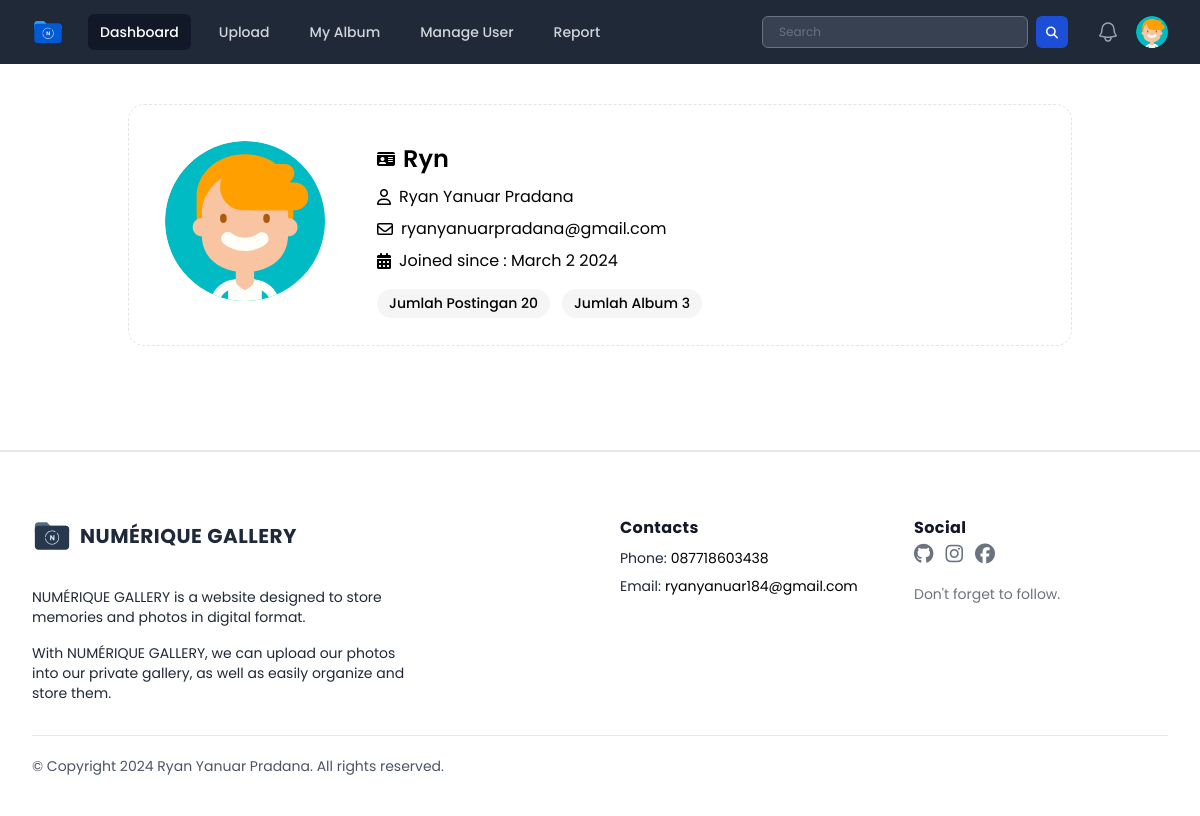
The app's page /public/page/user/profile.php (signed in) with its own data.
### tables this page shows
CREATE TABLE `users` (
  `userID` int(11) NOT NULL,
  `name` varchar(255) DEFAULT NULL,
  `username` varchar(50) NOT NULL,
  `password` varchar(255) NOT NULL,
  `email` varchar(100) NOT NULL,
  `access_level` varchar(50) DEFAULT 'user',
  `last_login` datetime DEFAULT NULL,
  `createdAt` timestamp NOT NULL DEFAULT current_timestamp(),
  `profile_photo` varchar(255) DEFAULT 'default_profile.svg'
);

### public/page/user/profile.php (the view, shortened to what this page needs)
<?php
include "../../../database/koneksi.php";
$username = $_SESSION["username"];
$query = "SELECT * FROM users WHERE username = '$username'";
$result = mysqli_query($conn, $query);
if ($result && mysqli_num_rows($result) > 0) {
    $row = mysqli_fetch_assoc($result);
    $accesLevel = $row['access_level'];
    $profile_photo = $row['profile_photo'];
    $query_postingan = "SELECT COUNT(*) AS jumlah_postingan FROM photos WHERE userID = '{$row['userID']}'";
    $result_postingan = mysqli_query($conn, $query_postingan);
    $jumlah_postingan = 0;
    if ($result_postingan && mysqli_num_rows($result_postingan) > 0) {
        $row_postingan = mysqli_fetch_assoc($result_postingan);
        $jumlah_postingan = $row_postingan['jumlah_postingan'];
    } else {
        echo "Error: " . mysqli_error($conn);
    }
    $query_album = "SELECT COUNT(*) AS jumlah_album FROM albums WHERE userID = '{$row['userID']}'";
    $result_album = mysqli_query($conn, $query_album);
    $jumlah_album = 0;
    if ($result_album && mysqli_num_rows($result_album) > 0) {
        $row_album = mysqli_fetch_assoc($result_album);
        $jumlah_album = $row_album['jumlah_album'];
    } else {
        echo "Error: " . mysqli_error($conn);
    }
} else {
    echo "Error: " . mysqli_error($conn);
}
?>
<!DOCTYPE html>
<html lang="en">
<head>
    <link rel="stylesheet" href="../../css/output.css">
    <link rel="stylesheet" href="../../css/style.css">
    <link rel="stylesheet" href="../../css/all.min.css">
    <link rel="stylesheet" href="../../css/fontawesome.min.css">
</head>
<body class="h-screen font-poppins">
    <div x-data="{ open: false, profileMenuOpen: false }">
        <nav class="bg-gray-800">
            <div class="mx-auto max-w-7xl px-2 sm:px-6 lg:px-8">
                <div class="relative flex h-16 items-center justify-between">
                    <div class="flex flex-1 items-center justify-center sm:items-stretch sm:justify-start">
                        <div class="flex flex-shrink-0 items-center">
                            <img class="h-8 w-auto" src="../../assets/logo/logo-secondary.svg" alt="Numérique Gallery">
                        </div>
                        <div class="hidden sm:ml-6 sm:block">
                            <div class="flex space-x-4">
                                <a href="./dashboard.php" class="bg-gray-900 text-white rounded-md px-3 py-2 text-sm font-medium" aria-current="page">Dashboard</a>
                                <a href="./uploads.php" class="text-gray-300 hover:bg-gray-700 hover:text-white rounded-md px-3 py-2 text-sm font-medium">Upload</a>
                                <a href="./album.php" class="text-gray-300 hover:bg-gray-700 hover:text-white rounded-md px-3 py-2 text-sm font-medium">My Album</a>
                                <?php if ($accesLevel === 'admin' || $accesLevel === 'super_admin') : ?>
                                    <a href="../admin/manage-user.php" class="text-gray-300 hover:bg-gray-700 hover:text-white rounded-md px-3 py-2 text-sm font-medium">Manage User</a>
                                    <a href="../admin/report/reportPhoto.php" class="text-gray-300 hover:bg-gray-700 hover:text-white rounded-md px-3 py-2 text-sm font-medium">Report</a>
                                <?php elseif ($accesLevel === 'user') : ?>
                                    <a href="../admin/manage-user.php" hidden class="text-gray-300 hover:bg-gray-700 hover:text-white rounded-md px-3 py-2 text-sm font-medium">Manage User</a>
                                <?php endif; ?>
                            </div>
                        </div>
                    </div>
                    <div class="flex items-center">
                        <form action="./result_search.php" class="flex flex-row gap-2" method="GET">
                            <div class="hidden sm:block">
                                <input type="text" name="search" placeholder="Search" class="bg-gray-700 text-white px-4 py-3 h-8 rounded-md text-xs focus:outline-none focus:shadow-outline">
                            </div>
                            <button type="submit" class="text-white block bg-blue-700 hover:bg-blue-800 focus:ring-4 focus:ring-blue-300 font-medium rounded-md text-sm  h-8 w-8 dark:bg-blue-600 dark:hover:bg-blue-700 focus:outline-none dark:focus:ring-blue-800"><i class="fa-solid fa-magnifying-glass text-xs mx-auto"></i></button>
                        </form>
                        <div class="absolute inset-y-0 right-0 flex items-center pr-2 sm:static sm:inset-auto sm:ml-6 sm:pr-0">
                            <a href="../admin/report/reportPhoto.php" class="relative rounded-full bg-gray-800 p-1 text-gray-400 hover:text-white focus:outline-none focus:ring-2 focus:ring-white focus:ring-offset-2 focus:ring-offset-gray-800">
                                <span class="absolute -inset-1.5"></span>
                            </a>
                            <div class="relative ml-3">
                                <div>
                                    <button @click="profileMenuOpen = !profileMenuOpen" type="button" class="relative flex rounded-full bg-gray-800 text-sm focus:outline-none focus:ring-2 focus:ring-white focus:ring-offset-2 focus:ring-offset-gray-800" id="user-menu-button" aria-expanded="false" aria-haspopup="true">
                                        <span class="absolute -inset-1.5"></span>
                                        <img class="h-8 w-8 rounded-full" src="../../../database/uploads/<?= $profile_photo ?>" alt="<?= $row['username'] ?> profile photo">
                                    </button>
                                </div>
                            </div>
                        </div>
                    </div>
                </div>
            </div>
        </nav>
    </div>
    <div class="container mx-auto p-10">
        <div class="relative flex flex-col w-full min-w-0 mb-6 !important break-words border border-dashed bg-clip-border rounded-2xl border-stone-200 bg-light/30 draggable">
            <div class="px-9 pt-9 flex-auto min-h-[70px] pb-0 bg-transparent">
                <div class="flex flex-wrap mb-6 xl:flex-nowrap">
                    <div class="mb-5 mr-5">
                        <div class="relative inline-block shrink-0 w-48 rounded-2xl">
                            <img class="inline-block shrink-0 rounded-full w-[80px] h-[80px] lg:w-[160px] lg:h-[160px]" src="../../../database/uploads/<?= $row['profile_photo'] ?>" alt="<?= $row['username'] ?> profile photo" />
                        </div>
                    </div>
                    <div class="grow">
                        <div class="flex flex-wrap items-start justify-between mb-2">
                            <div class="flex flex-col">
                                <div class="flex items-center mb-2">
                                    <i class="fa-solid fa-id-card mr-2"></i>
                                    <p class="text-secondary-inverse hover:text-primary transition-colors duration-200 ease-in-out font-semibold text-[1.5rem] mr-1" href="javascript:void(0)"> <?= $row['username'] ?> </p>
                                </div>
                                <div class="flex flex-wrap pr-2 font-medium">
                                    <p class="flex items-center mb-2 font-normal mr-5 text-secondary-dark hover:text-primary" href="javascript:void(0)">
                                        <i class="fa-regular fa-user mr-2"></i><?= $row['name'] ?>
                                    </p>
                                </div>
                                <div class="flex flex-wrap pr-2 font-medium">
                                    <p class="flex items-center mb-2 font-normal mr-5 text-secondary-dark hover:text-primary" href="javascript:void(0)">
                                        <i class="fa-regular fa-envelope mr-2"></i> <?= $row['email'] ?>
                                    </p>
                                </div>
                                <div>
                                    <p class="flex items-center mb-2 mr-5 text-secondary-dark hover:text-primary" href="javascript:void(0)">
                                        <i class="fa-solid fa-calendar-days mr-2"></i> Joined since : <?= date('F j Y', strtotime($row['createdAt'])); ?>
                                    </p>
                                </div>
                            </div>
                        </div>
                        <div class="relative top-0 right-0">
                            <div class="flex flex-wrap absolute justify-between">
                                <div class="flex flex-wrap items-center">
                                    <span href="javascript:void(0)" class="mr-3 mb-2 inline-flex items-center justify-center text-secondary-inverse rounded-full bg-neutral-100 hover:bg-neutral-200 transition-all duration-200 ease-in-out px-3 py-1 text-sm font-medium leading-normal"> Jumlah Postingan <?= $jumlah_postingan ?> </span>
                                    <span href="javascript:void(0)" class="mr-3 mb-2 inline-flex items-center justify-center text-secondary-inverse rounded-full bg-neutral-100 hover:bg-neutral-200 transition-all duration-200 ease-in-out px-3 py-1 text-sm font-medium leading-normal"> Jumlah Album <?= $jumlah_album ?></span>
                                </div>
                            </div>
                        </div>
                    </div>
                </div>
            </div>
        </div>
    </div>
    <div class="px-4 pt-16 mx-auto sm:max-w-xl md:max-w-full lg:max-w-screen-xl md:px-24 lg:px-8 border-t-2 mt-10">
        <div class="grid gap-10 row-gap-6 mb-8 sm:grid-cols-2 lg:grid-cols-4">
            <div class="sm:col-span-2">
                <a href="./dashboard.php" aria-label="Go home" title="Company" class="inline-flex items-center">
                    <img src="../../assets/logo/logo-main.svg" class="h-10 w-auto" alt="Numérique Gallery">
                    <span class="ml-2 text-xl font-bold tracking-wide text-gray-800 uppercase">Numérique Gallery</span>
                </a>
                <div class="mt-6 lg:max-w-sm">
                    <p class="text-sm text-gray-800">
                        NUMÉRIQUE GALLERY is a website designed to store memories and photos in digital format.
                    </p>
                    <p class="mt-4 text-sm text-gray-800">
                        With NUMÉRIQUE GALLERY, we can upload our photos into our private gallery, as well as easily organize and store them.
                    </p>
                </div>
            </div>
            <div class="space-y-2 text-sm">
                <p class="text-base font-bold tracking-wide text-gray-900">Contacts</p>
                <div class="flex">
                    <p class="mr-1 text-gray-800">Phone:</p>
                    <span class="transition-colors duration-300 text-deep-purple-accent-400 hover:text-deep-purple-800">087718603438</span>
                </div>
                <div class="flex">
                    <p class="mr-1 text-gray-800">Email:</p>
                    <span class="transition-colors duration-300 text-deep-purple-accent-400 hover:text-deep-purple-800">ryanyanuar184@gmail.com</span>
                </div>
            </div>
            <div>
                <span class="text-base font-bold tracking-wide text-gray-900">Social</span>
                <div class="flex items-center mt-1 space-x-3">
                    <a href="https://github.com/Rynr615" target="_blank" class="text-gray-500 transition-colors duration-300 hover:text-gray-500">
                        <i class="fa-brands fa-github text-xl"></i>
                    </a>
                    <a href="https://www.instagram.com/ryn_ynr/" target="_blank" class="text-gray-500 transition-colors duration-300 hover:hover:text-gray-500">
                        <i class="fa-brands fa-instagram text-xl"></i>
                    </a>
                    <a href="https://www.facebook.com/profile.php?id=100055706964435" target="_blank" class="text-gray-500 transition-colors duration-300 hover:hover:text-gray-500">
                        <i class="fa-brands fa-facebook text-xl"></i>
                    </a>
                </div>
                <p class="mt-4 text-sm text-gray-500">
                    Don't forget to follow.
                </p>
            </div>
        </div>
        <div class="flex flex-col-reverse justify-between pt-5 pb-10 border-t lg:flex-row">
            <p class="text-sm text-gray-600">
                © Copyright 2024 Ryan Yanuar Pradana. All rights reserved.
            </p>
        </div>
    </div>
</body>
</html>

### public/css/style.css (style rules this page uses)
* { font-family : 'Poppins', sans-serif; }

### records on screen
users: profile_photo (placeholder picture), username "Ryn", name "Ryan Yanuar Pradana", email "ryanyanuarpradana@gmail.com", createdAt "March 2 2024"

### other values on screen
$jumlah_postingan "20"
$jumlah_album "3"
